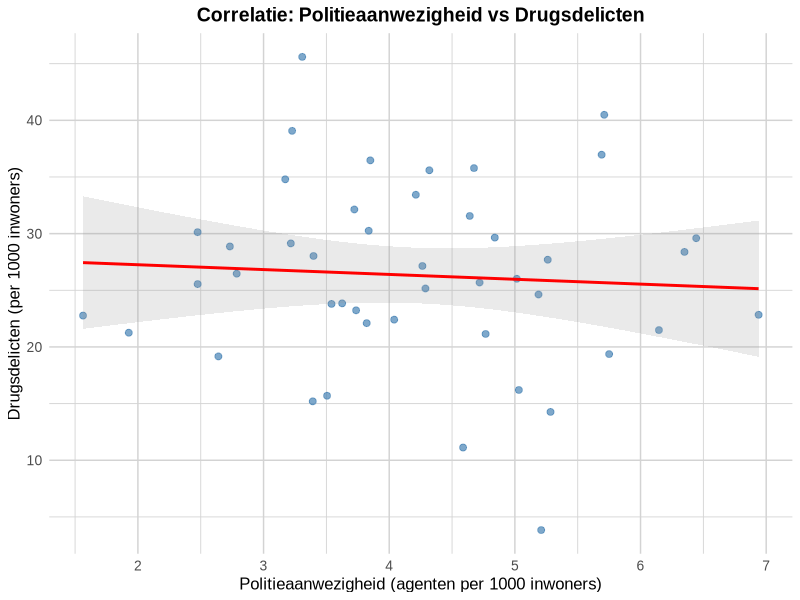
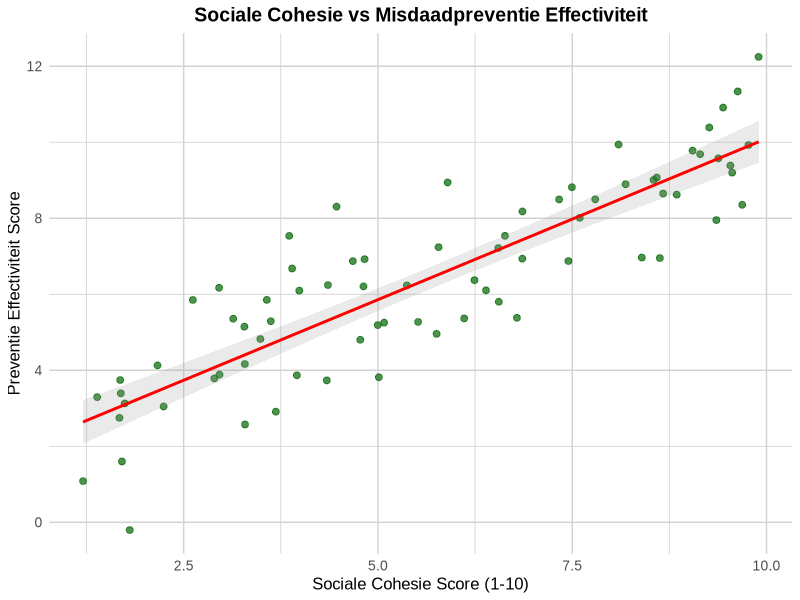
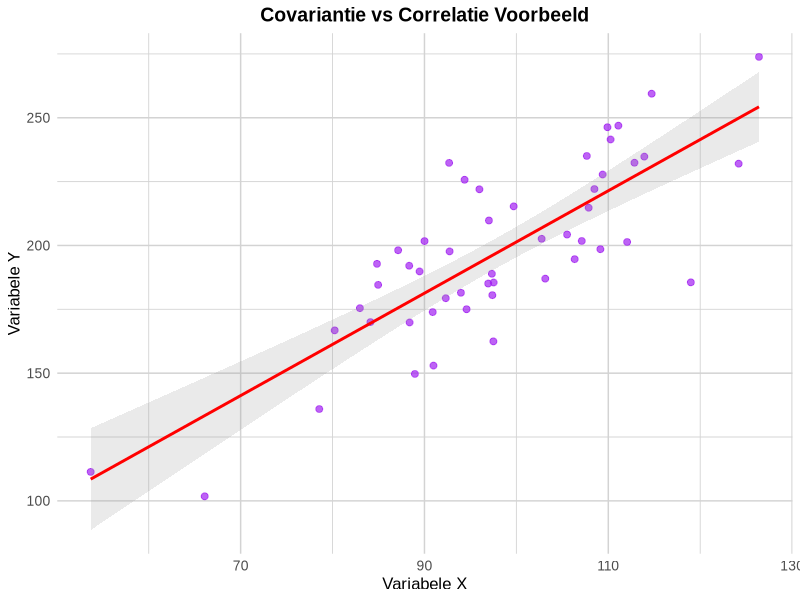
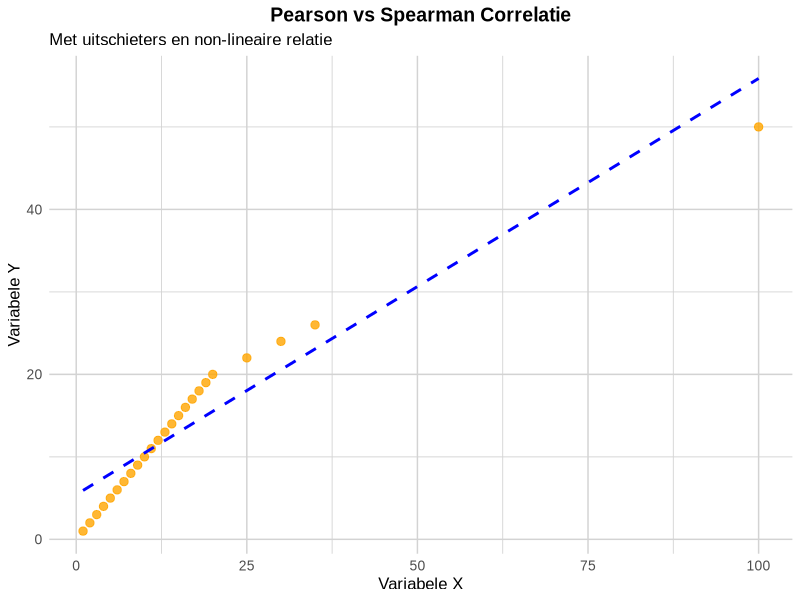
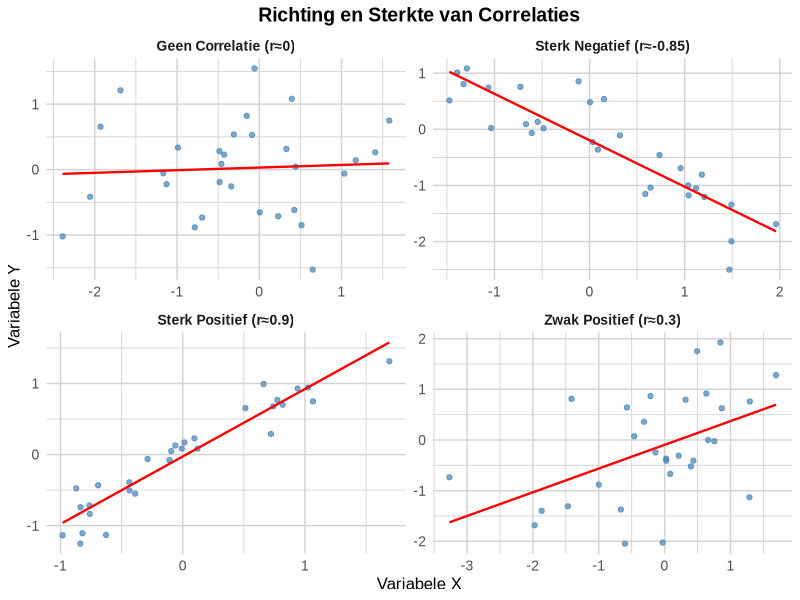
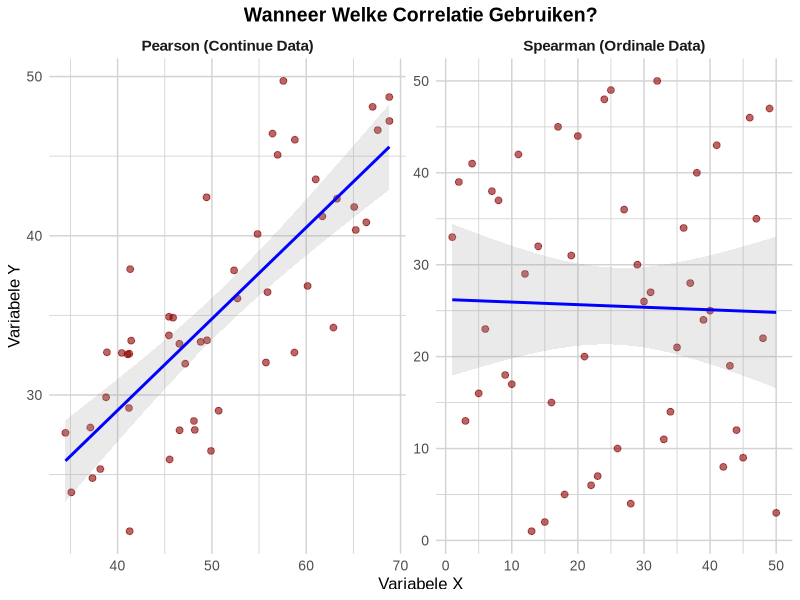

Reproduce these figures in R, in order. (Note: this script raises an error after producing the figures.)
# Resize and Regenerate Correlation Exercise Images
# This script will create properly sized images for correlation exercises 3.1-3.25

library(ggplot2)
library(dplyr)

# Set standard image dimensions (based on reference image)
image_width <- 8    # inches
image_height <- 6   # inches
image_dpi <- 300    # high quality for educational materials

# Standard theme for all correlation exercise images
standard_theme <- theme_minimal() +
  theme(
    panel.background = element_rect(fill = "white", color = NA),
    plot.background = element_rect(fill = "white", color = NA),
    panel.grid.major = element_line(color = "lightgray", size = 0.5),
    panel.grid.minor = element_line(color = "lightgray", size = 0.3),
    text = element_text(size = 12, family = "Arial"),
    plot.title = element_text(size = 14, hjust = 0.5, face = "bold"),
    axis.title = element_text(size = 12),
    axis.text = element_text(size = 10)
  )

# Function to save plot with standard dimensions
save_standard_plot <- function(plot, filename) {
  ggsave(filename, plot, 
         width = image_width, height = image_height, 
         dpi = image_dpi, bg = "white")
}

# 3.3 - Correlation Statistics Visualization
create_3_3_image <- function() {
  # Create sample data for correlation matrix visualization
  set.seed(123)
  n <- 45
  police_presence <- rnorm(n, 4.12, 1.3)
  drug_crimes <- rnorm(n, 25.96, 9.58)
  
  # Create scatter plot showing correlation
  p <- ggplot(data.frame(x = police_presence, y = drug_crimes), aes(x = x, y = y)) +
    geom_point(color = "steelblue", size = 2, alpha = 0.7) +
    geom_smooth(method = "lm", color = "red", se = TRUE, alpha = 0.2) +
    labs(
      title = "Correlatie: Politieaanwezigheid vs Drugsdelicten",
      x = "Politieaanwezigheid (agenten per 1000 inwoners)",
      y = "Drugsdelicten (per 1000 inwoners)"
    ) +
    standard_theme
  
  save_standard_plot(p, "3.3 Correlatie - Belangrijkste maatregelen/images/question_3.3.png")
}

# 3.8 - Correlation Interpretation (already exists, just resize)
create_3_8_image <- function() {
  # Social cohesion vs crime prevention effectiveness
  set.seed(456)
  n <- 75
  social_cohesion <- runif(n, 1, 10)
  prevention_effectiveness <- 2 + 0.75 * social_cohesion + rnorm(n, 0, 1.2)
  
  p <- ggplot(data.frame(x = social_cohesion, y = prevention_effectiveness), aes(x = x, y = y)) +
    geom_point(color = "darkgreen", size = 2, alpha = 0.7) +
    geom_smooth(method = "lm", color = "red", se = TRUE, alpha = 0.2) +
    labs(
      title = "Sociale Cohesie vs Misdaadpreventie Effectiviteit",
      x = "Sociale Cohesie Score (1-10)",
      y = "Preventie Effectiviteit Score"
    ) +
    standard_theme
  
  save_standard_plot(p, "3.8 Correlatie - Interpreteer correlatie/images/question_3.8.png")
}

# 3.12 - Covariance vs Correlation
create_3_12_image <- function() {
  set.seed(789)
  x <- rnorm(50, 100, 15)
  y <- 2 * x + rnorm(50, 0, 20)
  
  p <- ggplot(data.frame(x = x, y = y), aes(x = x, y = y)) +
    geom_point(color = "purple", size = 2, alpha = 0.7) +
    geom_smooth(method = "lm", color = "red", se = TRUE, alpha = 0.2) +
    labs(
      title = "Covariantie vs Correlatie Voorbeeld",
      x = "Variabele X",
      y = "Variabele Y"
    ) +
    standard_theme
  
  save_standard_plot(p, "3.12 Correlatie - Covariantie verschillen/images/question_3.12.png")
}

# 3.14 - Pearson vs Spearman
create_3_14_image <- function() {
  set.seed(321)
  x <- c(1:20, 25, 30, 35, 100)  # Include outliers
  y <- c(1:20, 22, 24, 26, 50)   # Non-linear relationship
  
  p <- ggplot(data.frame(x = x, y = y), aes(x = x, y = y)) +
    geom_point(color = "orange", size = 2.5, alpha = 0.8) +
    geom_smooth(method = "lm", color = "blue", se = FALSE, linetype = "dashed", alpha = 0.7) +
    labs(
      title = "Pearson vs Spearman Correlatie",
      subtitle = "Met uitschieters en non-lineaire relatie",
      x = "Variabele X",
      y = "Variabele Y"
    ) +
    standard_theme
  
  save_standard_plot(p, "3.14 Correlatie - Pearson vs Spearman/images/question_3.14.png")
}

# 3.15 - Direction and Strength
create_3_15_image <- function() {
  set.seed(654)
  
  # Create 4 different correlation strengths
  par(mfrow = c(2, 2))
  
  # Strong positive
  x1 <- rnorm(30)
  y1 <- 0.9 * x1 + rnorm(30, 0, 0.3)
  
  # Weak positive  
  x2 <- rnorm(30)
  y2 <- 0.3 * x2 + rnorm(30, 0, 0.8)
  
  # Strong negative
  x3 <- rnorm(30)
  y3 <- -0.85 * x3 + rnorm(30, 0, 0.4)
  
  # No correlation
  x4 <- rnorm(30)
  y4 <- rnorm(30)
  
  # Combine into one plot
  df <- data.frame(
    x = c(x1, x2, x3, x4),
    y = c(y1, y2, y3, y4),
    type = rep(c("Sterk Positief (r≈0.9)", "Zwak Positief (r≈0.3)", 
                 "Sterk Negatief (r≈-0.85)", "Geen Correlatie (r≈0)"), each = 30)
  )
  
  p <- ggplot(df, aes(x = x, y = y)) +
    geom_point(color = "steelblue", size = 1.5, alpha = 0.7) +
    geom_smooth(method = "lm", color = "red", se = FALSE, size = 0.8) +
    facet_wrap(~type, scales = "free") +
    labs(
      title = "Richting en Sterkte van Correlaties",
      x = "Variabele X",
      y = "Variabele Y"
    ) +
    standard_theme +
    theme(strip.text = element_text(size = 10, face = "bold"))
  
  save_standard_plot(p, "3.15 Correlatie - Richting en kracht/images/question_3.15.png")
}

# 3.18 - When to use which correlation
create_3_18_image <- function() {
  set.seed(987)
  
  # Normal data for Pearson
  x_normal <- rnorm(50, 50, 10)
  y_normal <- 0.7 * x_normal + rnorm(50, 0, 5)
  
  # Ordinal/ranked data for Spearman
  x_ordinal <- rank(rexp(50, 0.1))
  y_ordinal <- rank(rexp(50, 0.1))
  
  df <- data.frame(
    x = c(x_normal, x_ordinal),
    y = c(y_normal, y_ordinal),
    type = rep(c("Pearson (Continue Data)", "Spearman (Ordinale Data)"), each = 50)
  )
  
  p <- ggplot(df, aes(x = x, y = y)) +
    geom_point(color = "darkred", size = 2, alpha = 0.6) +
    geom_smooth(method = "lm", color = "blue", se = TRUE, alpha = 0.2) +
    facet_wrap(~type, scales = "free") +
    labs(
      title = "Wanneer Welke Correlatie Gebruiken?",
      x = "Variabele X",
      y = "Variabele Y"
    ) +
    standard_theme +
    theme(strip.text = element_text(size = 11, face = "bold"))
  
  save_standard_plot(p, "3.18 Correlatie - Wanneer welke correlatie/images/question_3.18.png")
}

# 3.19 - Impact of Outliers
create_3_19_image <- function() {
  set.seed(147)
  
  # Normal data
  x_normal <- rnorm(25, 50, 10)
  y_normal <- 0.6 * x_normal + rnorm(25, 0, 5)
  
  # Add outliers
  x_outlier <- c(x_normal, 100, 5)
  y_outlier <- c(y_normal, 20, 80)
  
  df <- data.frame(
    x = c(x_normal, x_outlier),
    y = c(y_normal, y_outlier),
    type = rep(c("Zonder Uitschieters", "Met Uitschieters"), each = 27),
    outlier = c(rep(FALSE, 25), rep(FALSE, 25), c(rep(FALSE, 25), TRUE, TRUE))
  )
  
  p <- ggplot(df, aes(x = x, y = y)) +
    geom_point(aes(color = outlier), size = 2, alpha = 0.7) +
    geom_smooth(method = "lm", color = "red", se = TRUE, alpha = 0.2) +
    scale_color_manual(values = c("FALSE" = "steelblue", "TRUE" = "red")) +
    facet_wrap(~type, scales = "free") +
    labs(
      title = "Impact van Uitschieters op Correlatie",
      x = "Variabele X",
      y = "Variabele Y"
    ) +
    guides(color = "none") +
    standard_theme +
    theme(strip.text = element_text(size = 11, face = "bold"))
  
  save_standard_plot(p, "3.19 Correlatie - Impact uitschieters/images/question_3.19.png")
}

# 3.21 - Correlation Interpretation  
create_3_21_image <- function() {
  set.seed(258)
  
  # Different correlation strengths with criminology context
  correlations <- c(0.9, 0.7, 0.3, 0.1)
  titles <- c("Zeer Sterk (r=0.9)", "Sterk (r=0.7)", "Matig (r=0.3)", "Zwak (r=0.1)")
  
  plots <- list()
  for(i in 1:4) {
    x <- rnorm(40)
    y <- correlations[i] * x + rnorm(40, 0, sqrt(1 - correlations[i]^2))
    
    df_temp <- data.frame(x = x, y = y, strength = titles[i])
    plots[[i]] <- df_temp
  }
  
  df_combined <- do.call(rbind, plots)
  
  p <- ggplot(df_combined, aes(x = x, y = y)) +
    geom_point(color = "darkgreen", size = 1.8, alpha = 0.7) +
    geom_smooth(method = "lm", color = "red", se = FALSE, size = 0.8) +
    facet_wrap(~strength, scales = "free") +
    labs(
      title = "Correlatie Sterkte Interpretatie",
      x = "Variabele X",
      y = "Variabele Y"
    ) +
    standard_theme +
    theme(strip.text = element_text(size = 10, face = "bold"))
  
  save_standard_plot(p, "3.21 Correlatie - Correlatie interpretatie/images/question_3.21.png")
}

# Main execution
print("Starting image generation with proper dimensions...")

# Create all images
create_3_3_image()
print("Created 3.3 image")

create_3_8_image()
print("Created 3.8 image")

create_3_12_image() 
print("Created 3.12 image")

create_3_14_image()
print("Created 3.14 image")

create_3_15_image()
print("Created 3.15 image")

create_3_18_image()
print("Created 3.18 image")

create_3_19_image()
print("Created 3.19 image")

create_3_21_image()
print("Created 3.21 image")

print("All correlation exercise images have been regenerated with proper dimensions!")
print(paste("Image dimensions:", image_width, "x", image_height, "inches at", image_dpi, "DPI"))